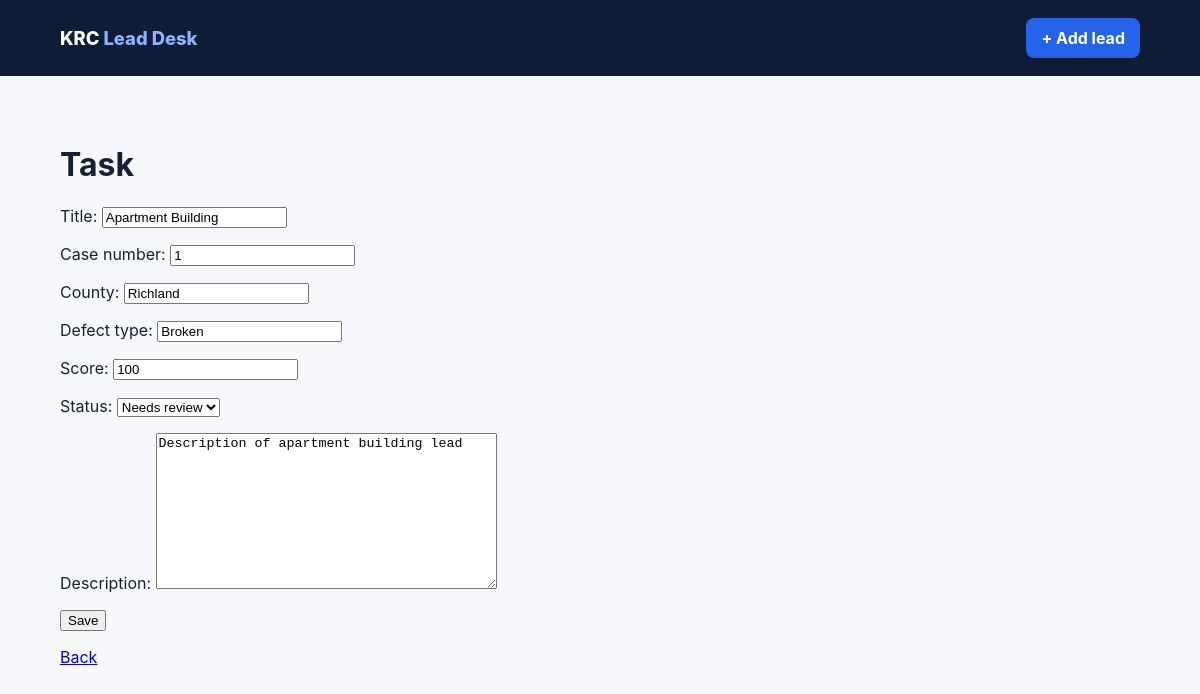
Page /2/edit/ on the committed database.
### tasks/models.py (models this page shows, shortened)
class Task(models.Model):
    STATUS_CHOICES = [
        ("new", "New"),
        ("review", "Needs review"),
        ("contacted", "Contacted"),
        ("closed", "Closed"),
    ]
    title = models.CharField(max_length=120)
    case_number = models.CharField(max_length=40, blank=True)
    county = models.CharField(max_length=60, blank=True)
    defect_type = models.CharField(max_length=80, blank=True)
    score = models.PositiveIntegerField(default=50)
    status = models.CharField(max_length=20, choices=STATUS_CHOICES, default="new")
    description = models.TextField(blank=True)
    completed = models.BooleanField(default=False)
    created_at = models.DateTimeField(auto_now_add=True)

### tasks/views.py (the view)
# urls.py: path("<int:pk>/edit/", views.TaskUpdateView.as_view(), name="task-edit"),
class TaskUpdateView(UpdateView):
    model = Task
    form_class = TaskForm
    template_name = "tasks/task_form.html"
    success_url = "/"

### tasks/forms.py
class TaskForm(forms.ModelForm):
    class Meta:
        model = Task
        fields = [
            "title",
            "case_number",
            "county",
            "defect_type",
            "score",
            "status",
            "description",
        ]

### tasks/templates/tasks/task_form.html (shortened to what this page needs)
{% extends "base.html" %}
{% block content %}
<!doctype html>
<html>
<head>
</head>
<body>
  <h1>Task</h1>
  <form method="post">
    {{ form.as_p }}
    <button type="submit">Save</button>
  </form>
  <p><a href="{% url 'task-list' %}">Back</a></p>
</body>
</html>
{% endblock %}

### tasks/static/tasks/styles.css (style rules this page uses)
:root { --ink: #172033; --muted: #667085; --line: #e4e7ec; --blue: #2563eb; --navy: #0f1c35; --bg: #f6f8fb; }
* { box-sizing: border-box; }
body { margin: 0; color: var(--ink); background: var(--bg); font-family: Inter, system-ui, sans-serif; }

### rows in the picture
Task: title "Apartment Building", case_number "1", county "Richland", defect_type "Broken", score "100", status "Needs review", description "Description of apartment building lead"
